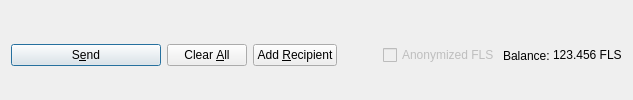
         <widget class="QFrame" name="frame_Send">
          <layout class="QHBoxLayout" name="horizontalLayout">
           <property name="bottomMargin">
            <number>0</number>
           </property>
           <item>
            <widget class="QPushButton" name="sendButton">
             <property name="minimumSize">
              <size>
               <width>150</width>
               <height>0</height>
              </size>
             </property>
             <property name="toolTip">
              <string>Confirm the send action</string>
             </property>
             <property name="text">
              <string>S&amp;end</string>
             </property>
             <property name="icon">
              <iconset resource="../flits.qrc">
               <normaloff>:/icons/send</normaloff>:/icons/send</iconset>
             </property>
             <property name="autoDefault">
              <bool>false</bool>
             </property>
             <property name="default">
              <bool>true</bool>
             </property>
            </widget>
           </item>
           <item>
            <widget class="QPushButton" name="clearButton">
             <property name="sizePolicy">
              <sizepolicy hsizetype="Minimum" vsizetype="Fixed">
               <horstretch>0</horstretch>
               <verstretch>0</verstretch>
              </sizepolicy>
             </property>
             <property name="toolTip">
              <string>Clear all fields of the form.</string>
             </property>
             <property name="text">
              <string>Clear &amp;All</string>
             </property>
             <property name="icon">
              <iconset resource="../flits.qrc">
               <normaloff>:/icons/remove</normaloff>:/icons/remove</iconset>
             </property>
             <property name="autoDefault">
              <bool>false</bool>
             </property>
            </widget>
           </item>
           <item>
            <widget class="QPushButton" name="addButton">
             <property name="toolTip">
              <string>Send to multiple recipients at once</string>
             </property>
             <property name="text">
              <string>Add &amp;Recipient</string>
             </property>
             <property name="icon">
              <iconset resource="../flits.qrc">
               <normaloff>:/icons/add</normaloff>:/icons/add</iconset>
             </property>
             <property name="autoDefault">
              <bool>false</bool>
             </property>
            </widget>
           </item>
           <item>
            <spacer name="horizontalSpacer">
             <property name="orientation">
              <enum>Qt::Horizontal</enum>
             </property>
             <property name="sizeHint" stdset="0">
              <size>
               <width>40</width>
               <height>20</height>
              </size>
             </property>
            </spacer>
           </item>
           <item>
            <layout class="QHBoxLayout" name="horizontalLayout_2">
             <property name="spacing">
              <number>3</number>
             </property>
             <item>
              <widget class="QCheckBox" name="checkzfls">
               <property name="enabled">
                <bool>false</bool>
               </property>
               <property name="text">
                <string>Anonymized FLS</string>
               </property>
              </widget>
             </item>
             <item>
              <widget class="QLabel" name="label">
               <property name="text">
                <string>Balance:</string>
               </property>
              </widget>
             </item>
             <item>
              <widget class="QLabel" name="labelBalance">
               <property name="sizePolicy">
                <sizepolicy hsizetype="Preferred" vsizetype="Fixed">
                 <horstretch>0</horstretch>
                 <verstretch>0</verstretch>
                </sizepolicy>
               </property>
               <property name="cursor">
                <cursorShape>IBeamCursor</cursorShape>
               </property>
               <property name="text">
                <string notr="true">123.456 FLS</string>
               </property>
               <property name="textInteractionFlags">
                <set>Qt::LinksAccessibleByMouse|Qt::TextSelectableByKeyboard|Qt::TextSelectableByMouse</set>
               </property>
              </widget>
             </item>
            </layout>
           </item>
          </layout>
         </widget>
